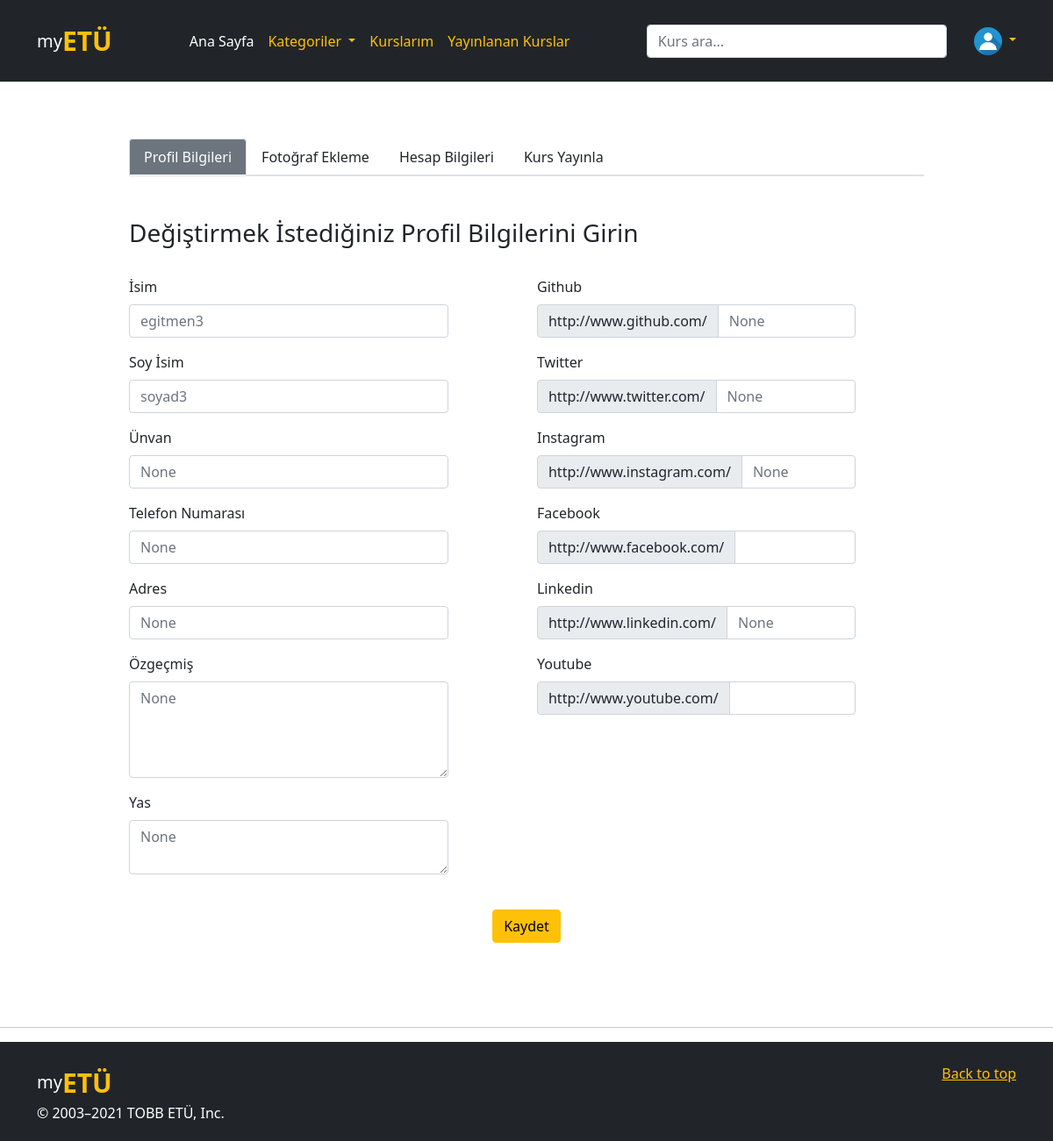
Screenshot of /profil_ayarları (signed in) with the database file from the repository.
### website/models.py (models this page shows, shortened)
class User(db.Model, UserMixin):
    id = db.Column(db.Integer, primary_key=True, nullable=False)
    email = db.Column(db.String(150), unique=True, nullable=False)
    password = db.Column(db.String(150), nullable=False)
    first_name = db.Column(db.String(50), nullable=False)
    last_name = db.Column(db.String(50), nullable=False)
    date = db.Column(db.DateTime(timezone=True), default=func.now())
    role = db.Column(db.Integer, default = 0)
    unvan = db.Column(db.String(40))
    adres = db.Column(db.String(50))
    telefon = db.Column(db.String(12))
    github = db.Column(db.String(40))
    twitter = db.Column(db.String(40))
    instagram = db.Column(db.String(40))
    linkedin = db.Column(db.String(40))
    subscriptions = db.relationship('Kurs', secondary = 'subs', backref = db.backref('subscribers', lazy = 'dynamic'))
    kurs_yorumlar = db.relationship('KursYorum')
    ders_yorumlar = db.relationship('DersYorum')
    image_file = db.Column(db.String(20), nullable=False, default='default.jpg')

class Egitmen(db.Model):
    id = db.Column(db.Integer, db.ForeignKey('user.id'), primary_key = True, nullable = False)
    ozgecmis = db.Column(db.String(1000))
    age = db.Column(db.Integer)
    verilen_kurslar = db.relationship('Kurs')

### website/views.py (the view, shortened to what this page needs)
@views.route('/profil_ayarları', methods=['GET', 'POST'])
@login_required
def update_profil():
    result2 = db.engine.execute("SELECT DISTINCT kategori FROM Kurs")
    kategoriler = []
    for x in result2:
        a = str(x)
        end = len(a) - 3
        kategoriler.append(a[2:end])
    egitmen = Egitmen.query.filter_by(id=current_user.id).first()
    return render_template("profil_ayarları.html", user = current_user, egitmen = egitmen, kategoriler = kategoriler)

### website/__init__.py (called while the page is built)
@login_manager.user_loader
def load_user(id):
    return User.query.get(int(id))

### website/templates/profil_ayarları.html (shortened to what this page needs)
{% extends "temel.html" %} {% block title %}Hesap{% endblock %} {% block content%}
    <div class="container">
        <div class="row">
            <div class="col-sm-1"></div>
            <div class="col-sm-10">
                <div class="nav flex-column nav-tabs mt-5 ">
                    <ul class="nav nav-tabs text-warning">
                        <li class="nav-item">
                            <a class="nav-link active text-white bg-secondary" aria-current="page" href="#">Profil Bilgileri</a>
                        </li>
                        <li class="nav-item">
                            <a class="nav-link text-dark" href="/foto_ayarları">Fotoğraf Ekleme</a>
                        </li>
                        <li class="nav-item">
                            <a class="nav-link text-dark" href="/hesap_ayarları">Hesap Bilgileri</a>
                        </li>
                        {% if current_user.role == 0 %}
                        <li><a href="/egitmen_ol" class="nav-link text-dark ">Eğitmen olarak katıl</a></li>
                        {% else %}
                        <li><a href="/yeni_kurs" class="nav-link text-dark">Kurs Yayınla</a></li>
                        {% endif %}
                    </ul>
                </div>
                <form class="mt-5" method="POST">
                    <h3>Değiştirmek İstediğiniz Profil Bilgilerini Girin</h3>
                    <div class="row mt-4">
                        <div class="col-sm-5 mt-2">
                            <div class="form-group mb-3">
                                <label for="firstName" class="form-label">İsim</label>
                                <input type="text" class="form-control" id="firstName" name="firstName"
                                    placeholder="{{current_user.first_name}}" />
                            </div>
                            <div class="form-group mb-3">
                                <label for="lastName" class="form-label">Soy İsim</label>
                                <input type="text" class="form-control" id="lastName" name="lastName"
                                    placeholder="{{current_user.last_name}}" />
                            </div>
                            <div class="form-group mb-3">
                                <label for="Ünvan" class="form-label">Ünvan</label>
                                <input type="text" class="form-control" id="Ünvan" name="Ünvan"
                                    placeholder="{{current_user.unvan}}" />
                            </div>
                            <div class="form-group mb-3">
                                <label for="Tel" class="form-label">Telefon Numarası</label>
                                <input type="text" class="form-control" id="Tel" name="Tel"
                                    placeholder="{{current_user.telefon}}" />
                            </div>
                            <div class="form-group mb-3">
                                <label for="adres" class="form-label">Adres</label>
                                <input type="text" class="form-control" id="adres" name="adres"
                                    placeholder="{{current_user.adres}}" />
                            </div>
                            {% if current_user.role == 1 %}
                            <div class="form-group mb-3">
                                <label for="ozgecmis" class="form-label">Özgeçmiş</label>
                                <textarea type="text" class="form-control" id="ozgecmis" name="ozgecmis"
                                    placeholder="{{egitmen.ozgecmis}}" rows="4"></textarea>
                            </div>
                            <div class="form-group mb-3">
                                <label for="age" class="form-label">Yas</label>
                                <textarea type="text" class="form-control" id="age" name="age"
                                    placeholder="{{egitmen.age}}"></textarea>
                            </div>
                            {% endif %}
                        </div>
                        <div class="col-sm-1"> </div>
                        <div class="col-sm-5">
                            <div class="form-group mt-2">
                                <label for="github" class="form-label">Github</label>
                                <div class="input-group">
                                    <span class="input-group-text" id="basic-addon3">http://www.github.com/</span>
                                    <input type="text" class="form-control" id="github" name="github"
                                    placeholder="{{current_user.github}}" />
                                </div>
                            </div>
                            <div class="form-group mt-2">
                                <label for="twitter" class="form-label">Twitter</label>
                                <div class="input-group">
                                    <span class="input-group-text" id="basic-addon3">http://www.twitter.com/</span>
                                    <input type="text" class="form-control" id="twitter" name="twitter"
                                    placeholder="{{current_user.twitter}}" />
                                </div>
                            </div>
                            <div class="form-group mt-3">
                                <label for="instagram" class="form-label">Instagram</label>
                                <div class="input-group">
                                    <span class="input-group-text" id="basic-addon3">http://www.instagram.com/</span>
                                    <input type="text" class="form-control" id="instagram" name="instagram"
                                    placeholder="{{current_user.instagram}}" />
                                </div>
                            </div>
                            <div class="form-group mt-3">
                                <label for="facebook" class="form-label">Facebook</label>
                                <div class="input-group">
                                    <span class="input-group-text" id="basic-addon3">http://www.facebook.com/</span>
                                    <input type="text" class="form-control" id="facebook" name="facebook"
                                    placeholder="{{current_user.facebook}}" />
                                </div>
                            </div>
                            <div class="form-group mt-3">
                                <label for="linkedin" class="form-label">Linkedin</label>
                                <div class="input-group">
                                    <span class="input-group-text" id="basic-addon3">http://www.linkedin.com/</span>
                                    <input type="text" class="form-control" id="linkedin" name="linkedin"
                                    placeholder="{{current_user.linkedin}}" />
                                </div>
                            </div>
                            <div class="form-group mt-3">
                                <label for="youtube" class="form-label">Youtube</label>
                                <div class="input-group">
                                    <span class="input-group-text" id="basic-addon3">http://www.youtube.com/</span>
                                    <input type="text" class="form-control" id="youtube" name="youtube"
                                    placeholder="{{current_user.youtube}}" />
                                </div>
                            </div>
                        </div>
                        <div class="col-sm-1"> </div>
                    </div>
                    <br />
                    <div class="text-center">
                        <button type="submit" class="btn btn-warning">Kaydet</button>
                    </div>
                </form>
            </div>
            <div class="col-sm-1"></div>
        </div>
    </div>
    {% endblock %}

### website/templates/temel.html (shortened to what this page needs)
<!DOCTYPE html>
<html>
<head>
    <link rel="stylesheet" href="https://stackpath.bootstrapcdn.com/bootstrap/4.4.1/css/bootstrap.min.css"
 />
    <link rel="stylesheet" href="https://stackpath.bootstrapcdn.com/font-awesome/4.7.0/css/font-awesome.min.css"
 />
    <link href="https://cdn.jsdelivr.net/npm/bootstrap@5.0.2/dist/css/bootstrap.min.css" rel="stylesheet"
>
</head>
<body>
    <header class="p-4 mb-3 border-bottom bg-dark text-white">
        <div class="container">
            <div class="d-flex flex-wrap align-items-center justify-content-center justify-content-lg-start">
                <a href="/" style="font-size: 20px;"
                    class="d-flex align-items-center mb-2 mb-lg-0 text-white text-decoration-none">my<span
                        style="font-weight: bold; font-size: 30px;" class="text-warning">ETÜ</span></a>
                <ul class=" text-warning nav col-12 col-lg-auto me-lg-auto mb-2 justify-content-center mb-md-0">
                    <li><a href="/" class="nav-link px-2 text-white">Ana Sayfa</a></li>
                    <li class="dropdown"><a class="dropdown-toggle nav-link px-2 text-warning" data-toggle="dropdown" href="#">Kategoriler </a>
                    </li>
                    <li><a href="/kurslarım" class="nav-link px-2 text-warning">Kurslarım</a></li>
                    {% if current_user.role == 0 %}
                    <li><a href="/egitmen_ol" class="nav-link px-2 text-warning">Eğitmen olarak katıl</a></li>
                    {% else %}
                    <li><a href="/egitmenkurslari" class="nav-link px-2 text-warning">Yayınlanan Kurslar</a></li>
                    {% endif %}
                </ul>
                <form class="col-12 col-lg-4 mb-3 mb-lg-0 me-lg-3" method="POST">
                    <input type="search" class="form-control form-control-dark" placeholder="Kurs ara..."
                        aria-label="Search" name=arama id=arama>
                </form>
                <div class="dropdown text-right">
                    <a href="#" class="d-block link-warning text-decoration-none dropdown-toggle " id="dropdownUser1"
                        data-bs-toggle="dropdown" aria-expanded="false">
                        <img src="../static/profile_pics/{{current_user.image_file}}" alt="mdo" width="32" height="32"
                            class="rounded-circle">
                    </a>
                </div>
            </div>
        </div>
    </header>
    <div class="container">{% block content %} {% endblock %}</div>
    <hr class="featurette-divider bg-dark mt-5">
    <div class="bg-dark pt-4 pb-1  ">
        <footer class="container bg-dark ">
            <p class="float-end"><a class="text-warning" href="#">Back to top</a></p>
            <a href="/" style="font-size: 20px;"
                class="d-flex align-items-center mb-2 mb-lg-0 text-white text-decoration-none">my<span
                    style="font-weight: bold; font-size: 30px;" class="text-warning">ETÜ</span></a>
            <p class="text-white">&copy; 2003–2021 TOBB ETÜ, Inc.</p>
        </footer>
    </div>
</body>

### rows the page displays
User: image_file (placeholder picture), firstName "egitmen3", lastName "soyad3", unvan "None", Tel "None", adres "None", github "None", twitter "None", instagram "None", linkedin "None"
Egitmen: ozgecmis "None", age "None"
